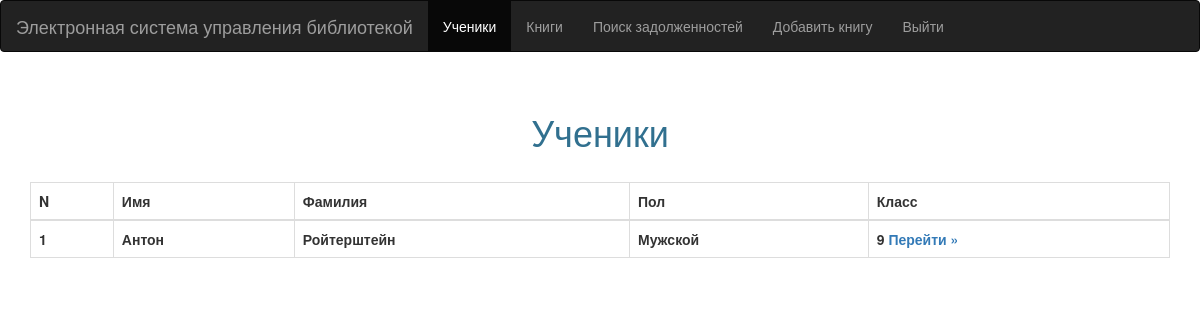
Page /get_students on the committed database.
### tables this page shows
CREATE TABLE Main_Tab(ID int NULL,First_Name nvarchar(100) NULL,Last_Name nvarchar(100) NULL,Sex int NULL,Grade int NULL,Let nvarchar(1) NULL,gym nvarchar(100) NULL,ID_Vk nvarchar(100) NULL);

### server.py (the view)
@app.route('/get_students', methods=['GET', 'POST'])
def get_students():
    stud = executes_for_web.select_tab(0, 1)
    return render_template('stud.html', stud=stud)

### executes_for_web.py (called while the page is built)
def select_tab(tab, start_line):
    print('Trying to connect:')
    try:
        connection = sqlite3.connect('TSL.db', timeout=10)
        print('Connected')
    except:
        print('Could not connect')
    cursor = connection.cursor()
    if tab:
        return list(map(lambda x: x[:-1], cursor.execute("select * from Books_Tab WHERE ID >= '{0}' and ID < '{0}' + 10".format(start_line)).fetchall())) #ID, Название, Автор, В наличии, Всего, ISBN
    return list(map(lambda x: x[:-1], cursor.execute("select * from Main_Tab WHERE ID >= '{0}' and ID < '{0}' + 10".format(start_line)).fetchall())) #ID, Имя, Фамилия, Пол, Класс, Буква, индификатор в системе(gym)
    connection.close()

### templates/stud.html
{%extends "layer.html"%}
{% block body %}
<nav class="navbar navbar-inverse">
    <div class="container-fluid">
        <div class="navbar-header">
            <span class="navbar-brand">Электронная система управления библиотекой</span>
        </div>
        <div>
            <ul class="nav navbar-nav">
                <li class="active"><a href="{{ url_for('get_students')}}">Ученики</a></li>
                <li><a href="{{ url_for('get_books')}}">Книги</a></li>
                <li><a href="{{ url_for('main') }}" >Поиск задолженностей</a></li>
                <li><a href="{{ url_for('addbook') }}" >Добавить книгу</a></li>
                <li><a href="{{ url_for('logout') }}">Выйти</a></li>
            </ul>
        </div>
    </div>
</nav>
<br>
<div class="container" align="center">
    <h1 class="text-info">Ученики</h1>
    <br>
     <div class="table-responsive">
        <table class="table table-hover table-bordered">
            <thead>
            <tr class="text-priority">
                <th>N</th>
                <th>Имя</th>
                <th>Фамилия</th>
                <th>Пол</th>
                <th>Класс</th>
            </tr>
           </thead>
            <tbody>
            {%for i in stud%}
            <tr>
                <th>{{i[0]}}</th>
                <th>{{i[1]}}</th>
                <th>{{i[2]}}</th>
                {% if i[3] == 1 %}
                <th>Мужской</th>
                {% else %}
                <th>Женский</th>
                {% endif %}
                <th>{{i[4]}} <a href="{{ url_for('student', name=i[1]+ '_' +i[2])}}">Перейти &raquo;</a></th>
            </tr>
            {% endfor %}
            </tbody>
        </table>
    </div>
</div>
{%endblock%}

### rows in the picture
Main_Tab: ID "1", First_Name "Антон", Last_Name "Ройтерштейн", Sex "Мужской", Grade "9"
